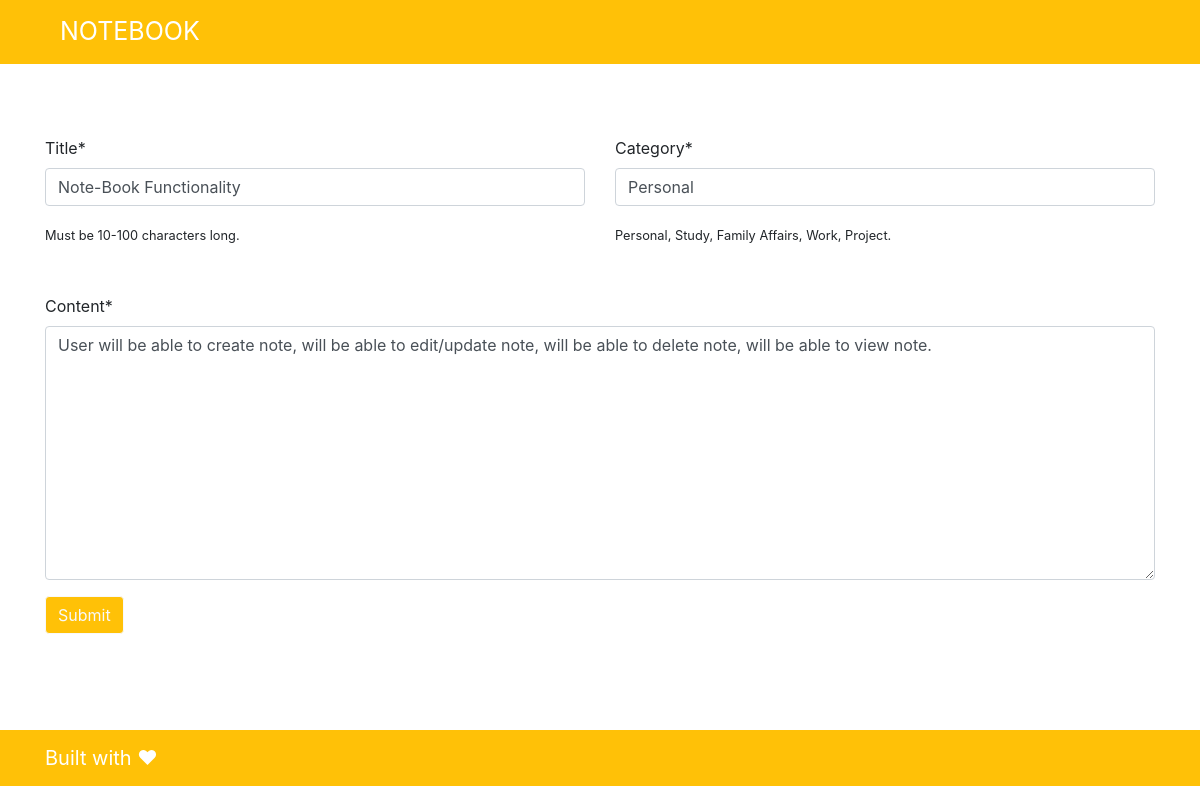
The page /edit/9/ on the database its author committed.
### note/models.py (models this page shows, shortened)
class Note(models.Model):
    title     = models.CharField(max_length=100)
    content   = models.TextField(max_length=600)
    category  = models.CharField(max_length=20)
    timestamp = models.DateTimeField(default=timezone.now)

### note/views.py (the view, shortened to what this page needs)
# urls.py: path('edit/<int:pk>/', views.update, name="edit"),
def update(request, pk):
    note_ = Note.objects.get(pk=pk)
    form = NoteForm(instance=note_)
    return render(request, 'note/update.html', {'form': form})

### note/forms.py
class NoteForm(forms.ModelForm):
    class Meta:
        model   = Note
        fields  = ('title', 'category', 'content')
        widgets = {
            'title': forms.TextInput(attrs={
                'placeholder': 'Title'
            }
        ),
            'category': forms.TextInput(attrs={
                    'placeholder': 'Identify a Category: '
                }
            ),
            'content': forms.Textarea(attrs={
                'placeholder': "Type a note"
            }
        ),
    }

### templates/note/update.html (shortened to what this page needs)
{% extends 'base.html' %}
{% load crispy_forms_tags %}
{% block content %}
<div class="container"><br><br><br>
    <form method="POST">
    <div class="row">
        <div class="col-6">
            {{ form.title | as_crispy_field }}
            <small id="passwordHelpInline">Must be 10-100 characters long.</small>
        </div>
        <div class="col-6">
            {{ form.category | as_crispy_field }}
            <small id="passwordHelpInline">Personal, Study, Family Affairs, Work, Project.</small>
        </div>
        </div><br><br>
        {{ form.content | as_crispy_field }}
        <button type="submit" class="btn btn-outline-light bg-warning">Submit</button>
    </div>
{% endblock %}

### rows shown on the page
Note: title "Note-Book Functionality", category "Personal", content "User will be able to create note, will be able to edit/update note, will be able to delete note, will be able to view note."
